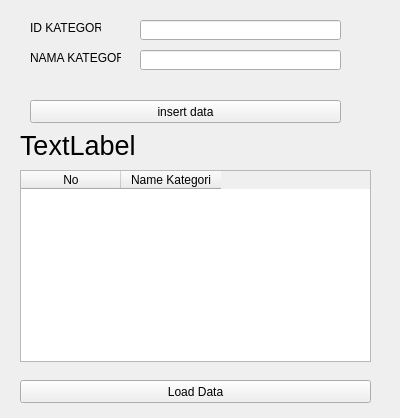
<?xml version="1.0" encoding="UTF-8"?>
<ui version="4.0">
 <class>Kategori</class>
 <widget class="QWidget" name="Kategori">
  <property name="geometry">
   <rect>
    <x>0</x>
    <y>0</y>
    <width>400</width>
    <height>418</height>
   </rect>
  </property>
  <property name="windowTitle">
   <string>Form</string>
  </property>
  <widget class="QLineEdit" name="lineEditId">
   <property name="geometry">
    <rect>
     <x>140</x>
     <y>20</y>
     <width>201</width>
     <height>20</height>
    </rect>
   </property>
  </widget>
  <widget class="QLabel" name="labelName">
   <property name="geometry">
    <rect>
     <x>30</x>
     <y>50</y>
     <width>91</width>
     <height>16</height>
    </rect>
   </property>
   <property name="text">
    <string>NAMA KATEGORI</string>
   </property>
  </widget>
  <widget class="QLabel" name="labelld">
   <property name="geometry">
    <rect>
     <x>30</x>
     <y>20</y>
     <width>71</width>
     <height>16</height>
    </rect>
   </property>
   <property name="text">
    <string>ID KATEGORI</string>
   </property>
  </widget>
  <widget class="QPushButton" name="pushButtonInsert">
   <property name="geometry">
    <rect>
     <x>30</x>
     <y>100</y>
     <width>311</width>
     <height>23</height>
    </rect>
   </property>
   <property name="text">
    <string>insert data</string>
   </property>
  </widget>
  <widget class="QLineEdit" name="lineEditName">
   <property name="geometry">
    <rect>
     <x>140</x>
     <y>50</y>
     <width>201</width>
     <height>20</height>
    </rect>
   </property>
  </widget>
  <widget class="QLabel" name="labelresult">
   <property name="geometry">
    <rect>
     <x>20</x>
     <y>130</y>
     <width>121</width>
     <height>31</height>
    </rect>
   </property>
   <property name="font">
    <font>
     <pointsize>20</pointsize>
    </font>
   </property>
   <property name="text">
    <string>TextLabel</string>
   </property>
  </widget>
  <widget class="QPushButton" name="pushButtonLoad">
   <property name="geometry">
    <rect>
     <x>20</x>
     <y>380</y>
     <width>351</width>
     <height>23</height>
    </rect>
   </property>
   <property name="text">
    <string>Load Data</string>
   </property>
  </widget>
  <widget class="QTableWidget" name="tableWidget">
   <property name="geometry">
    <rect>
     <x>20</x>
     <y>170</y>
     <width>351</width>
     <height>192</height>
    </rect>
   </property>
   <column>
    <property name="text">
     <string>No</string>
    </property>
   </column>
   <column>
    <property name="text">
     <string>Name Kategori</string>
    </property>
   </column>
  </widget>
 </widget>
 <resources/>
 <connections/>
</ui>
